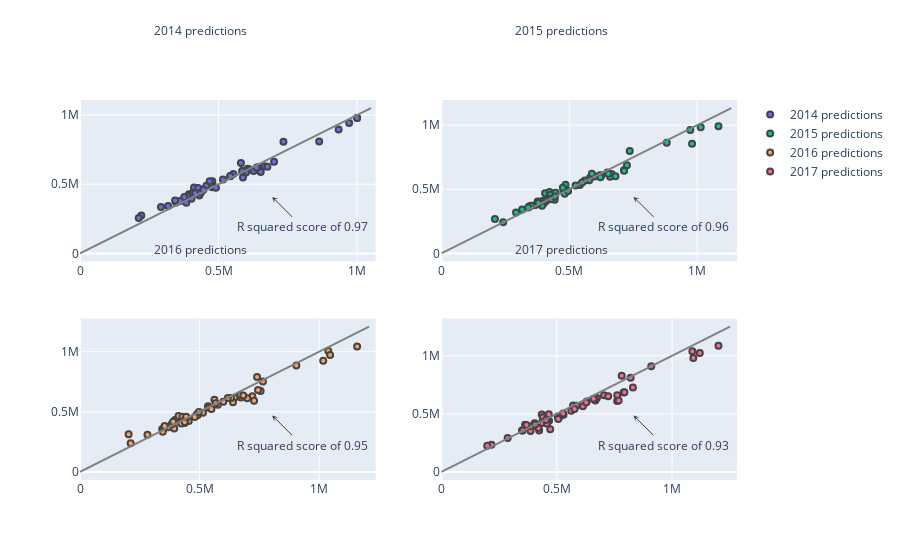

Notebook code for this chart:
### Code cell
# code for visualization the outcome
from plotly.subplots import make_subplots
import plotly.express as px
import math
import numpy as np
import plotly.graph_objects as go
fig = make_subplots(rows=2, cols=2)
row, col = 1,1
for keys in predictions_dict.keys():
    prediction_yr = predictions_dict[keys]
  
    fig.add_trace(
        go.Scatter(x=prediction_yr[1], y= prediction_yr[0], mode = 'markers', name =  str(keys) + ' predictions'),
        row=row, col=col
    )
    end_point= math.ceil(prediction_yr[1].max()+50000) 
    reference_line = go.Line(x=[0, end_point ],
                                y=[0, end_point ],
                                mode="lines",
                                line=go.scatter.Line(color="gray"),
                                showlegend=False)
    fig.add_trace(reference_line, row=row, col=col)
    fig.update_traces( marker_line_width=2, marker_size=6)
    fig.add_annotation(
        xref="x domain",
        yref="y domain",
        # The arrow head will be 25% along the x axis, starting from the left
        x=0.65,
        # The arrow head will be 40% along the y axis, starting from the bottom
        y=0.4,
        text="R squared score of " + str(round(r2_score(prediction_yr[1], prediction_yr[0]), 2)),
        arrowhead=3,
        ax=30,
        ay=30,
        row =row, col = col
    )

    fig.add_annotation(

        # The arrow head will be 25% along the x axis, starting from the left

        # The arrow head will be 40% along the y axis, starting from the bottom
        yshift=150,
        text= str(keys) + ' predictions',
        showarrow=False,
        row =row, col = col
    )
    if col == 2:
        row += 1 
        col = 1
    else:
        col += 1 

fig.show()

### Figure 1 — Plotly figure (JSON) as saved in the notebook; plotly's stock layout.template omitted (floating-point values rounded to 4 significant figures)
{"data": [{"marker": {"line": {"width": 2}, "size": 6}, "mode": "markers", "name": "2014 predictions", "type": "scatter", "x": [292100, 393200, 346600, 430600, 372400, 221300, 402500, 211900, 361600, 317900, 383700, 586500, 605100, 588100, 1000001, 971200, 863100, 734200, 612200, 1000001, 477500, 443700, 379000, 665700, 480000, 599000, 700300, 933200, 640300, 391500, 411500, 477400, 426300, 553500, 626600, 652100, 676300, 640900, 542300, 637300, 410700, 585100, 404700, 542100, 580800, 407500, 490500, 456200, 343100, 468000, 516000, 415800, 376400, 436000, 445200], "xaxis": "x", "y": [335177, 427306, 368440, 418455, 387187, 274502, 394344, 255013, 378923, 342724, 365933, 596538, 611610, 549360, 977600.0, 943000.0, 809100.0, 807200.0, 605850, 978700.0, 520556, 462458, 403098, 629338, 487110, 584533, 661577, 894300.0, 609456, 419515, 476853, 478606, 472940, 573005, 595299, 587563, 626875, 623319, 557221, 619524, 435820, 594004, 432159, 558809, 653100.0, 438362, 474902, 489416, 382900, 521811, 533225, 434824, 408475, 439080, 460838], "yaxis": "y"}, {"line": {"color": "gray"}, "marker": {"line": {"width": 2}, "size": 6}, "mode": "lines", "showlegend": false, "type": "scatter", "x": [0, 1050001], "xaxis": "x", "y": [0, 1050001], "yaxis": "y"}, {"marker": {"line": {"width": 2}, "size": 6}, "mode": "markers", "name": "2015 predictions", "type": "scatter", "x": [291900, 394500, 344300, 428200, 367900, 209500, 399700, 241800, 350400, 315700, 393500, 581800, 625500, 578000, 1013800, 973100, 881000, 736300, 619300, 1083200, 478200, 442900, 376600, 714000, 485500, 621700, 725400, 979900, 665600, 408200, 405500, 482100, 422700, 560800, 659400, 680600, 714400, 649000, 541300, 652700, 427500, 597900, 413600, 550100, 588400, 413500, 495400, 446500, 339600, 474700, 524400, 423100, 379300, 429900, 443600], "xaxis": "x2", "y": [318437, 409069, 367416, 427692, 378360, 267964, 388503, 243494, 371598, 343155, 371108, 592846, 607963, 569597, 983200.0, 962600.0, 862100.0, 797800.0, 608995, 991300.0, 484668, 418315, 404402, 651035, 535578, 594396, 687245, 855400.0, 619563, 406064, 469669, 465088, 478589, 567864, 598177, 602439, 645301, 630205, 534105, 621575, 457218, 598760, 418300, 553593, 621600.0, 420465, 487258, 473180, 357973, 511367, 529816, 422012, 392298, 424934, 443628], "yaxis": "y2"}, {"line": {"color": "gray"}, "marker": {"line": {"width": 2}, "size": 6}, "mode": "lines", "showlegend": false, "type": "scatter", "x": [0, 1133200], "xaxis": "x2", "y": [0, 1133200], "yaxis": "y2"}, {"marker": {"line": {"width": 2}, "size": 6}, "mode": "markers", "name": "2016 predictions", "type": "scatter", "x": [282100, 397000, 344000, 432300, 369100, 211800, 386900, 203300, 350200, 346000, 394000, 562200, 646200, 639800, 1038200, 1045900, 904700, 740400, 631500, 1158900, 489000, 454900, 382800, 755300, 535300, 673700, 765000, 1017200, 720700, 421800, 412000, 491500, 428300, 576300, 699500, 727900, 744500, 670500, 539800, 682900, 444200, 618300, 437700, 566900, 599500, 423900, 514400, 480000, 354000, 497200, 549800, 440500, 389400, 437900, 444000], "xaxis": "x3", "y": [308626, 431077, 357460, 417930, 370702, 238549, 390733, 312386, 359910, 334589, 360554, 599916, 616475, 579193, 1007000.0, 972800.0, 885700.0, 790200.0, 615493, 1043000.0, 479714, 424013, 395509, 672450, 546214, 619206, 753000.0, 923800.0, 629169, 410906, 464870, 471055, 458486, 557734, 612170, 591823, 681195, 640397, 533375, 635216, 453530, 614789, 407035, 570154, 582998, 403793, 491755, 457200, 381694, 499171, 522939, 438687, 417602, 414785, 459696], "yaxis": "y3"}, {"line": {"color": "gray"}, "marker": {"line": {"width": 2}, "size": 6}, "mode": "lines", "showlegend": false, "type": "scatter", "x": [0, 1208900], "xaxis": "x3", "y": [0, 1208900], "yaxis": "y3"}, {"marker": {"line": {"width": 2}, "size": 6}, "mode": "markers", "name": "2017 predictions", "type": "scatter", "x": [287300, 404400, 349500, 436900, 386500, 217300, 423900, 198800, 362700, 352600, 420500, 630400, 674500, 667300, 1087800, 1120200, 909900, 781700, 663000, 1201100, 504700, 467000, 393000, 830400, 571000, 762300, 820200, 1092200, 789600, 440900, 435200, 512400, 440200, 613700, 762000, 768500, 793500, 705200, 562900, 723300, 465800, 660000, 471800, 586000, 627800, 437500, 529700, 506500, 368700, 527700, 577100, 458500, 406200, 457300, 453400], "xaxis": "x4", "y": [291735, 419060, 355989, 428041, 352697, 234472, 356278, 225020, 406863, 356617, 378174, 606417, 637197, 615195, 1039000.0, 1025000.0, 908900.0, 827100.0, 628687, 1086000.0, 476151, 441215, 393869, 726243, 571070, 660268, 810900.0, 980900.0, 682609, 439426, 494270, 475503, 470835, 564561, 609506, 614726, 685844, 660700, 526993, 651105, 497505, 629609, 366688, 569717, 597787, 420767, 491273, 455696, 403514, 503027, 540961, 446564, 407256, 417078, 446567], "yaxis": "y4"}, {"line": {"color": "gray"}, "marker": {"line": {"width": 2}, "size": 6}, "mode": "lines", "showlegend": false, "type": "scatter", "x": [0, 1251100], "xaxis": "x4", "y": [0, 1251100], "yaxis": "y4"}], "layout": {"annotations": [{"arrowhead": 3, "ax": 30, "ay": 30, "text": "R squared score of 0.97", "x": 0.65, "xref": "x domain", "y": 0.4, "yref": "y domain"}, {"showarrow": false, "text": "2014 predictions", "xref": "x", "yref": "y", "yshift": 150}, {"arrowhead": 3, "ax": 30, "ay": 30, "text": "R squared score of 0.96", "x": 0.65, "xref": "x2 domain", "y": 0.4, "yref": "y2 domain"}, {"showarrow": false, "text": "2015 predictions", "xref": "x2", "yref": "y2", "yshift": 150}, {"arrowhead": 3, "ax": 30, "ay": 30, "text": "R squared score of 0.95", "x": 0.65, "xref": "x3 domain", "y": 0.4, "yref": "y3 domain"}, {"showarrow": false, "text": "2016 predictions", "xref": "x3", "yref": "y3", "yshift": 150}, {"arrowhead": 3, "ax": 30, "ay": 30, "text": "R squared score of 0.93", "x": 0.65, "xref": "x4 domain", "y": 0.4, "yref": "y4 domain"}, {"showarrow": false, "text": "2017 predictions", "xref": "x4", "yref": "y4", "yshift": 150}], "xaxis": {"anchor": "y", "domain": [0, 0.45]}, "xaxis2": {"anchor": "y2", "domain": [0.55, 1]}, "xaxis3": {"anchor": "y3", "domain": [0, 0.45]}, "xaxis4": {"anchor": "y4", "domain": [0.55, 1]}, "yaxis": {"anchor": "x", "domain": [0.575, 1]}, "yaxis2": {"anchor": "x2", "domain": [0.575, 1]}, "yaxis3": {"anchor": "x3", "domain": [0, 0.425]}, "yaxis4": {"anchor": "x4", "domain": [0, 0.425]}}}
